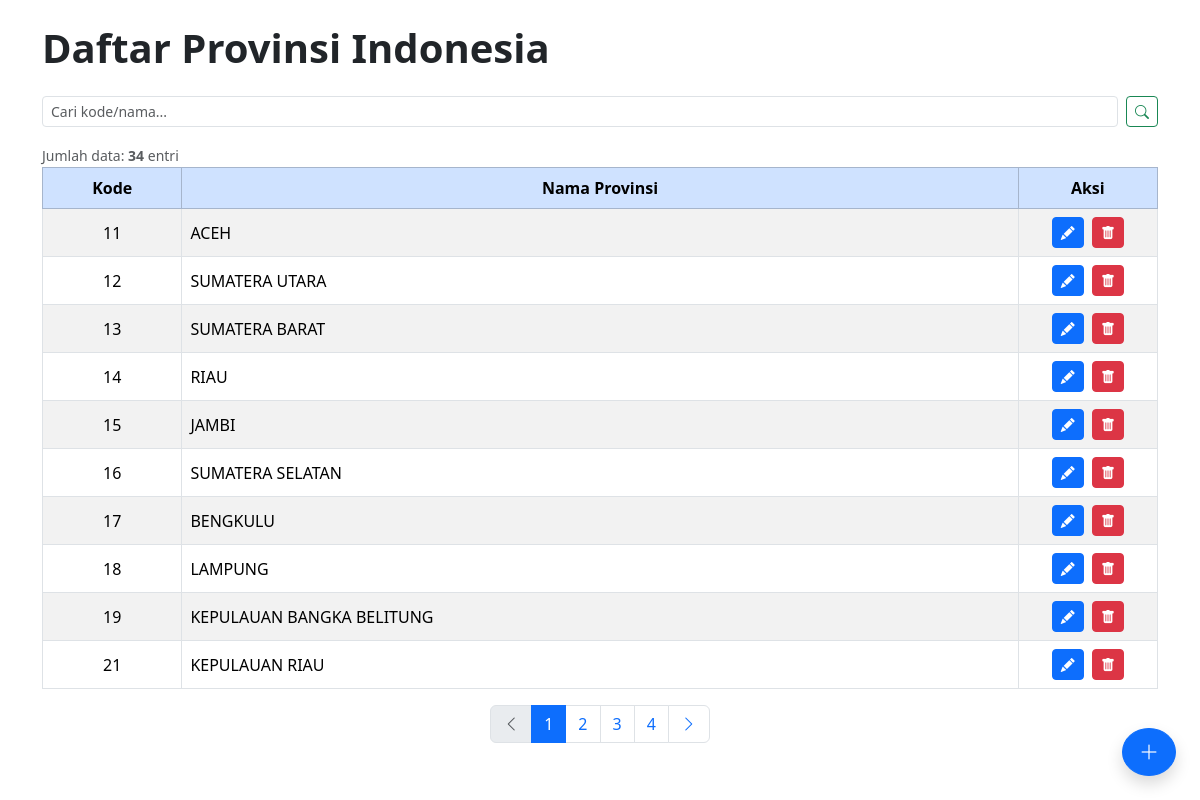
Screenshot of /crud_provinsi/index.php with the database file from the repository.
### tables this page shows
CREATE TABLE `provinsi` (
  `COL 1` varchar(4) NOT NULL,
  `COL 2` varchar(11) DEFAULT NULL,
  `COL 3` varchar(25) DEFAULT NULL
);

### crud_provinsi/index.php (the view, shortened to what this page needs)
<?php
require_once 'config.php';
function buildUrl($page = null, $search = null) {
    $params = [];
    if ($page !== null) $params['page'] = $page;
    return '?' . http_build_query($params);
}
$search = isset($_GET['search']) ? trim($_GET['search']) : '';
$searchQuery = $search ? '&search=' . urlencode($search) : '';
$limit = 10;
$page = isset($_GET['page']) ? (int)$_GET['page'] : 1;
$page = max(1, $page);
$offset = ($page - 1) * $limit;
$whereClause = '';
$totalResult = mysqli_query($conn, "SELECT COUNT(*) AS total FROM provinsi $whereClause");
$totalRow = mysqli_fetch_assoc($totalResult);
$totalData = $totalRow['total'];
$totalPages = ceil($totalData / $limit);
$sql = "SELECT `COL 1`, `COL 3` FROM provinsi $whereClause ORDER BY `COL 1` ASC LIMIT $limit OFFSET $offset";
$result = mysqli_query($conn, $sql);
?>
<!DOCTYPE html>
<html lang="id">
<head>
    <link href="https://cdn.jsdelivr.net/npm/bootstrap@5.3.3/dist/css/bootstrap.min.css" rel="stylesheet">
    <link rel="stylesheet" href="https://cdn.jsdelivr.net/npm/bootstrap-icons@1.11.1/font/bootstrap-icons.css">
</head>
<body class="p-4">
<div class="container">
    <h1 class="fw-bold mb-4">Daftar Provinsi Indonesia</h1>
<form method="GET" class="d-flex justify-content-end mb-3 w-auto" role="search">
    <input class="form-control form-control-sm me-2" type="search" name="search"
           placeholder="Cari kode/nama..."
           value="<?= htmlspecialchars($search) ?>" aria-label="Search">
    <button class="btn btn-outline-success btn-sm" type="submit">
        <i class="bi bi-search"></i>
    </button>
</form>
 <small class="text-muted">Jumlah data: <strong><?= number_format((int)$totalData) ?></strong> entri</small>
    <div class="table-responsive">
        <table class="table table-striped table-bordered table-hover align-middle">
            <thead class="table-primary text-center">
                <tr>
                    <th style="width: 10%;">Kode</th>
                    <th style="width: 60%;">Nama Provinsi</th>
                    <th style="width: 10%;">Aksi</th>
                </tr>
            </thead>
            <tbody>
                <?php if (mysqli_num_rows($result) > 0): ?>
                    <?php while($row = mysqli_fetch_assoc($result)): ?>
                        <?php
                            $kode = htmlspecialchars($row["COL 1"]);
                            $nama = htmlspecialchars($row["COL 3"], ENT_QUOTES);
                        ?>
                        <tr>
                            <td class="text-center"><?= $kode ?></td>
                            <td><?= $nama ?></td>
                            <td class="text-center">
                                <button class="btn btn-sm btn-primary btn-edit"
                                    data-bs-toggle="modal"
                                    data-bs-target="#modalEdit"
                                    data-kode="<?= $kode ?>"
                                    data-nama="<?= $nama ?>"
                                    title="Edit">
                                    <i class="bi bi-pencil-fill"></i>
                                </button>
                                <a href="hapus.php?kode=<?= $kode ?><?= $searchQuery ?>" class="btn btn-sm btn-danger ms-1"
                                   onclick="return confirm('Yakin ingin menghapus provinsi ini?');" title="Hapus">
                                   <i class="bi bi-trash-fill"></i>
                                </a>
                            </td>
                        </tr>
                    <?php endwhile; ?>
                <?php else: ?>
                    <tr>
                        <td colspan="3" class="text-center fw-bold">Data tidak ditemukan</td>
                    </tr>
                <?php endif; ?>
            </tbody>
        </table>
    </div>
    <nav aria-label="Page navigation">
      <ul class="pagination justify-content-center">
                <li class="page-item <?= ($page <= 1) ? 'disabled' : '' ?>">
                    <a class="page-link" href="<?= buildUrl($page-1, $search) ?>" tabindex="-1" title="Previous">
                            <i class="bi bi-chevron-left"></i>
                    </a>
                </li>
        <?php for($p=1; $p<=$totalPages; $p++): ?>
            <li class="page-item <?= ($p == $page) ? 'active' : '' ?>">
                                <a class="page-link" href="<?= buildUrl($p, $search) ?>"><?= $p ?></a>
            </li>
        <?php endfor; ?>
                <li class="page-item <?= ($page >= $totalPages) ? 'disabled' : '' ?>">
                    <a class="page-link" href="<?= buildUrl($page+1, $search) ?>" title="Next">
                            <i class="bi bi-chevron-right"></i>
                    </a>
                </li>
      </ul>
    </nav>
</div>
    <button type="button" class="btn btn-primary btn-lg rounded-circle position-fixed bottom-0 end-0 m-4 shadow"
        data-bs-toggle="modal" data-bs-target="#modalTambah" title="Tambah">
        <i class="bi bi-plus-lg"></i>
    </button>
</body>
</html>

### rows the page displays
provinsi: COL 1 "11", COL 3 "ACEH"
provinsi: COL 1 "12", COL 3 "SUMATERA UTARA"
provinsi: COL 1 "13", COL 3 "SUMATERA BARAT"
provinsi: COL 1 "14", COL 3 "RIAU"
provinsi: COL 1 "15", COL 3 "JAMBI"
provinsi: COL 1 "16", COL 3 "SUMATERA SELATAN"
provinsi: COL 1 "17", COL 3 "BENGKULU"
provinsi: COL 1 "18", COL 3 "LAMPUNG"
provinsi: COL 1 "19", COL 3 "KEPULAUAN BANGKA BELITUNG"
provinsi: COL 1 "21", COL 3 "KEPULAUAN RIAU"

### other values shown
$totalData "34"
